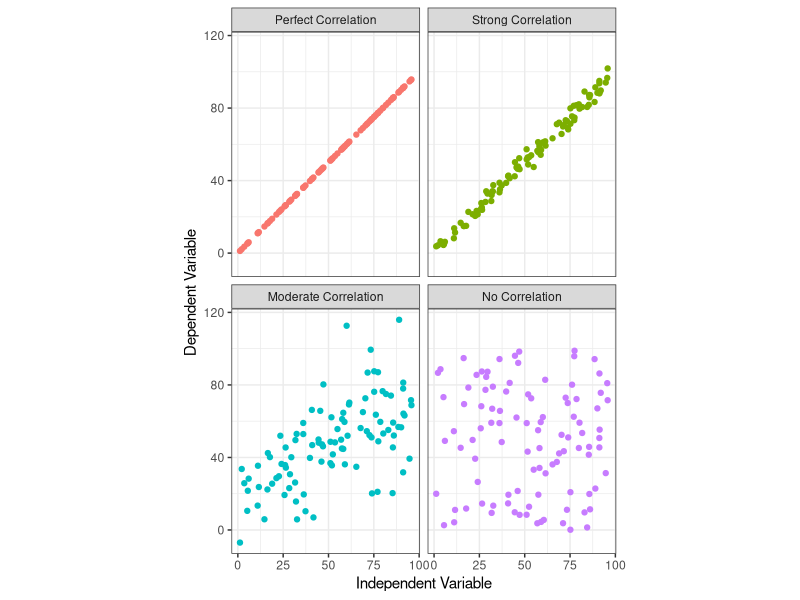

Reproduce this figure in R. (Note: this script raises an error after producing the figure.)
## ---- chunk 1
knitr::opts_chunk$set(echo = TRUE, fig.align = 'center')
library(tidyverse)
library(knitr)
library(bookdown)
library(scales)
library(kableExtra)
## ---- chunk 2

corr_plots1 <- tibble(x = runif(100, 0, 100),
                      y1 = x,
                      y2 = map_dbl(x, ~ (.x*(rnorm(1, mean = 1,  sd = 0.03)) + rnorm(1, mean = 0, sd = 2))),
                      y3 = map_dbl(x, ~ (.x*(rnorm(1, mean = 0.6,  sd = 0.2)) + rnorm(1, mean = 15, sd = 15))),
                      y4 = runif(100, 0, 100)
) %>%
  pivot_longer(y1:y4, names_to = "type") %>%
  mutate(types = as.factor(type))

levels(corr_plots1$types) <- c("Perfect Correlation", "Strong Correlation", "Moderate Correlation", "No Correlation")
  

p1 <- ggplot(data = corr_plots1,
                          aes(x = x, y = value)) +
  geom_point(aes(color = types)) +
  facet_wrap(facets = vars(types),
             ncol = 2) +
  theme_bw() +
  coord_fixed(ratio=1.0) +
  labs(x = "Independent Variable",
       y = "Dependent Variable") +
  theme(legend.position = "none")
 
ggsave("./images/correlation_example_1.png", dpi = 150)
## ---- chunk 3
knitr::include_graphics("./images/correlation_example_1.png")
## ---- chunk 4

corr_plots2 <- tibble(x = runif(100, 0, 100),
                     y1 = map_dbl(x, ~ (.x*(rnorm(1, mean = .8,  sd = 0.15)) + rnorm(1, mean = 10, sd = 10))),
                     y2 = map_dbl(x, ~ -(.x*(rnorm(1, mean = 0.6,  sd = 0.06)) - rnorm(1, mean = 70, sd = 5))),
                     y3 = map_dbl(x, ~ (.x*(rnorm(1, mean = 1,  sd = 0.02))^2 + rnorm(1, mean = 0, sd = 2))),
                     y4 = map_dbl(x, ~ (100*exp(-.x/20)*(rnorm(1, mean = 1,  sd = 0.03)) + rnorm(1, mean = 4, sd = 2)))
) %>%
  pivot_longer(y1:y4, names_to = "type") %>%
  mutate(types = as.factor(type))

levels(corr_plots2$types) <- c("Positive Correlation", 
                               "Negative Correlation", 
                               "Linear Correlation", 
                               "Non-Linear Correlation")
  

p2 <- ggplot(data = corr_plots2,
                          aes(x = x, y = value)) +
  geom_point(aes(color = types)) +
  facet_wrap(facets = vars(types)) +
  theme_bw() +
  coord_fixed(ratio=1) +
  theme(legend.position = "none") +
  labs(x = "Independent Variable",
       y = "Dependent Variable")
 
ggsave("./images/correlation_example_2.png", dpi = 150)
## ---- chunk 5
knitr::include_graphics("./images/correlation_example_2.png")
